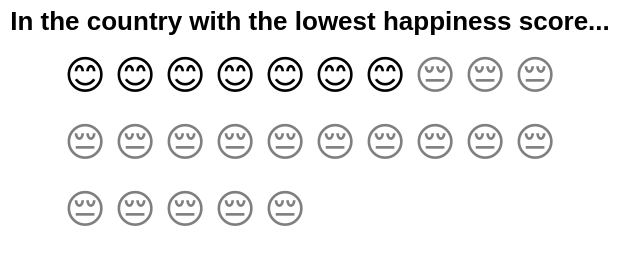

Express this chart as Vega-Lite.
### Vega-Lite specification from a JSON file in a GitHub repository (floating-point values rounded to 4 significant figures)
{"$schema": "https://vega.github.io/schema/vega-lite/v4.json", "config": {"view": {"stroke": ""}}, "title": "In the country with the lowest happiness score...", "width": 250, "height": 100, "data": {"values": [{"id": 1, "face": "smile"}, {"id": 2, "face": "smile"}, {"id": 3, "face": "smile"}, {"id": 4, "face": "smile"}, {"id": 5, "face": "smile"}, {"id": 6, "face": "smile"}, {"id": 7, "face": "smile"}, {"id": 8, "face": "frown"}, {"id": 9, "face": "frown"}, {"id": 10, "face": "frown"}, {"id": 11, "face": "frown"}, {"id": 12, "face": "frown"}, {"id": 13, "face": "frown"}, {"id": 14, "face": "frown"}, {"id": 15, "face": "frown"}, {"id": 16, "face": "frown"}, {"id": 17, "face": "frown"}, {"id": 18, "face": "frown"}, {"id": 19, "face": "frown"}, {"id": 20, "face": "frown"}, {"id": 21, "face": "frown"}, {"id": 22, "face": "frown"}, {"id": 23, "face": "frown"}, {"id": 24, "face": "frown"}, {"id": 25, "face": "frown"}]}, "transform": [{"calculate": "{'smile': '😊', 'frown': '😔'}[datum.face]", "as": "emoji"}, {"calculate": "ceil (datum.id/10)", "as": "col"}, {"calculate": "datum.id - datum.col*10", "as": "row"}], "mark": {"type": "text", "baseline": "middle"}, "encoding": {"x": {"field": "row", "type": "ordinal", "axis": null}, "y": {"field": "col", "type": "ordinal", "axis": null}, "text": {"field": "emoji", "type": "nominal"}, "size": {"value": 20}, "strokeWidth": {"value": 3.0}, "fillOpacity": {"condition": {"test": "datum.face=='smile'", "value": 1}, "value": 0.5}}}
